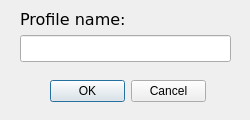
<?xml version="1.0" encoding="UTF-8"?>
<ui version="4.0">
 <class>Dialog</class>
 <widget class="QDialog" name="Dialog">
  <property name="geometry">
   <rect>
    <x>0</x>
    <y>0</y>
    <width>250</width>
    <height>120</height>
   </rect>
  </property>
  <property name="sizePolicy">
   <sizepolicy hsizetype="Preferred" vsizetype="Ignored">
    <horstretch>0</horstretch>
    <verstretch>0</verstretch>
   </sizepolicy>
  </property>
  <property name="minimumSize">
   <size>
    <width>250</width>
    <height>120</height>
   </size>
  </property>
  <property name="maximumSize">
   <size>
    <width>250</width>
    <height>120</height>
   </size>
  </property>
  <property name="windowTitle">
   <string>Dialog</string>
  </property>
  <widget class="QDialogButtonBox" name="buttonBox">
   <property name="geometry">
    <rect>
     <x>50</x>
     <y>80</y>
     <width>156</width>
     <height>23</height>
    </rect>
   </property>
   <property name="orientation">
    <enum>Qt::Horizontal</enum>
   </property>
   <property name="standardButtons">
    <set>QDialogButtonBox::Cancel|QDialogButtonBox::Ok</set>
   </property>
  </widget>
  <widget class="QWidget" name="">
   <property name="geometry">
    <rect>
     <x>20</x>
     <y>10</y>
     <width>211</width>
     <height>52</height>
    </rect>
   </property>
   <layout class="QVBoxLayout" name="verticalLayout">
    <item>
     <widget class="QLabel" name="label">
      <property name="font">
       <font>
        <family>Verdana</family>
        <pointsize>12</pointsize>
       </font>
      </property>
      <property name="text">
       <string>Profile name:</string>
      </property>
     </widget>
    </item>
    <item>
     <widget class="QLineEdit" name="lineEdit">
      <property name="font">
       <font>
        <family>Verdana</family>
        <pointsize>12</pointsize>
       </font>
      </property>
      <property name="text">
       <string/>
      </property>
      <property name="maxLength">
       <number>50</number>
      </property>
     </widget>
    </item>
   </layout>
  </widget>
 </widget>
 <resources/>
 <connections>
  <connection>
   <sender>buttonBox</sender>
   <signal>accepted()</signal>
   <receiver>Dialog</receiver>
   <slot>accept()</slot>
   <hints>
    <hint type="sourcelabel">
     <x>248</x>
     <y>254</y>
    </hint>
    <hint type="destinationlabel">
     <x>157</x>
     <y>274</y>
    </hint>
   </hints>
  </connection>
  <connection>
   <sender>buttonBox</sender>
   <signal>rejected()</signal>
   <receiver>Dialog</receiver>
   <slot>reject()</slot>
   <hints>
    <hint type="sourcelabel">
     <x>316</x>
     <y>260</y>
    </hint>
    <hint type="destinationlabel">
     <x>286</x>
     <y>274</y>
    </hint>
   </hints>
  </connection>
 </connections>
</ui>
